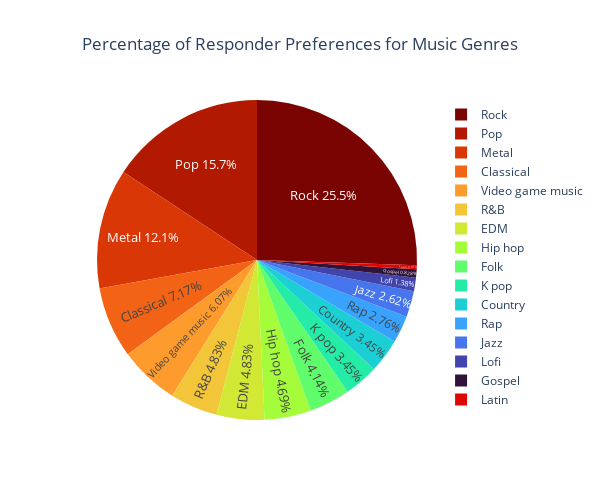

Notebook code cell kept with this figure:
### Code cell
'''Interactive Pie Chart'''
fig4 = px.pie(survey, 
              # 图里的数值信息：每种service的个数
              values=genre_count.values, 
              # 名称：种类名称
              names=genre_count.index, #service_count.index,
              title='Percentage of Responder Preferences for Music Genres', 
              color_discrete_sequence=px.colors.sequential.Turbo_r
             )

fig4.update_traces(
    # 同时显示比例和名称【默认：只有比例】
    textinfo="percent+label",
    # 把文字写进pie里
    textposition='inside',
    textfont_size=13,
    # 显示模版（横向排列）
    texttemplate="%{label} %{percent}"
)

fig4.update_layout(title_x=0.5, width=600, height=500)

fig4.show()

### Figure 1 — Plotly figure (JSON) as saved in the notebook; plotly's stock layout.template omitted (floating-point values rounded to 4 significant figures)
{"data": [{"domain": {"x": [0, 1], "y": [0, 1]}, "hovertemplate": "label=%{label}<br>value=%{value}<extra></extra>", "labels": ["Rock", "Pop", "Metal", "Classical", "Video game music", "R&B", "EDM", "Hip hop", "Folk", "K pop", "Country", "Rap", "Jazz", "Lofi", "Gospel", "Latin"], "legendgroup": "", "name": "", "showlegend": true, "textfont": {"size": 13}, "textinfo": "percent+label", "textposition": "inside", "texttemplate": "%{label} %{percent}", "type": "pie", "values": [185, 114, 88, 52, 44, 35, 35, 34, 30, 25, 25, 20, 19, 10, 6, 3]}], "layout": {"height": 500, "legend": {"tracegroupgap": 0}, "piecolorway": ["#7a0402", "#b11901", "#d93806", "#f36315", "#fe9b2d", "#f3c63a", "#d1e834", "#a4fc3b", "#61fc6c", "#24eca6", "#1bcfd4", "#39a2fc", "#4675ed", "#4145ab", "#30123b"], "title": {"text": "Percentage of Responder Preferences for Music Genres", "x": 0.5}, "width": 600}}
